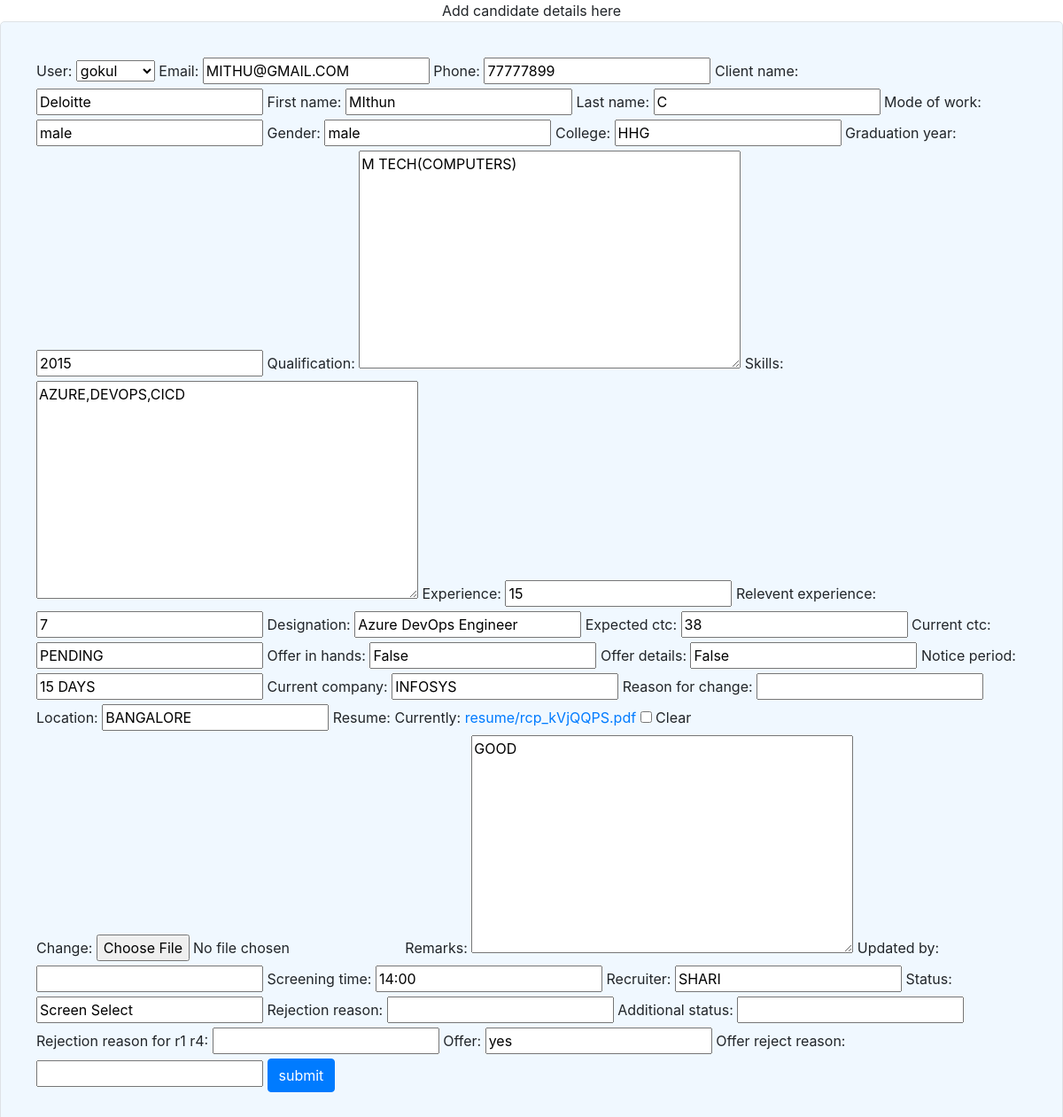
The page /update/47/ on the database its author committed.
### candidate_app/models.py (models this page shows, shortened)
class Candidate(models.Model):
    user = models.ForeignKey(User, on_delete=models.CASCADE,blank=True,null=True)
    email = models.EmailField(unique=True)
    phone = models.CharField(max_length=15)
    client_name = models.CharField(max_length=15)
    first_name = models.CharField(max_length=150, null=True)
    last_name = models.CharField(max_length=150)
    mode_of_work = models.CharField(max_length=150, default='full_time')
    gender = models.CharField(max_length=50, default='unknown', null=True,blank=True)
    college = models.CharField(max_length=50, null=True,blank=True)
    graduation_year= models.CharField(max_length=50, null=True,blank=True)
    qualification = models.TextField(null=True,blank=True)
    skills = models.TextField(null=True,blank=True)
    experience = models.CharField(max_length=50, null=True,blank=True)
    relevent_experience = models.CharField(max_length=50, null=True,blank=True)
    designation = models.CharField(max_length=50, null=True,blank=True)
    expected_ctc = models.CharField(max_length=50, null=True,blank=True)
    current_ctc = models.CharField(max_length=50, null=True,blank=True)
    offer_in_hands = models.CharField(max_length=50,default=None, null=True,blank=True)
    offer_details= models.CharField(max_length=50,default=None, null=True,blank=True)     ###  hidden box
    notice_period = models.CharField(max_length=50, null=True,blank=True)
    current_company = models.CharField(max_length=100, null=True,blank=True)
    reason_for_change = models.CharField(max_length=2000, null=True,blank=True)          ###  hidden
    location = models.CharField(max_length=50, null=True,blank=True)
    resume = models.FileField(upload_to='resume/',max_length=200,blank=True,null=True)
    remarks = models.TextField(null=True,blank=True)
    updated_by = models.CharField(max_length=50, null=True,blank=True)
    updated_on = models.DateTimeField(auto_now_add=True, null=True)
    screening_time = models.CharField(max_length=100, null=True,blank=True)
    recruiter = models.CharField(max_length=50, null=True,blank=True)
    status = models.CharField(max_length=100, null=True,blank=True)
    rejection_reason = models.CharField(max_length=100, null=True,blank=True)         ### hidden
    additional_status = models.CharField(max_length=100,default=True, null=True,blank=True)
    rejection_reason_for_r1_r4 = models.CharField(max_length=100, null=True,blank=True)        ## hidden
    offer = models.CharField(max_length=100, null=True,blank=True)
    offer_reject_reason = models.CharField(max_length=100, null=True,blank=True)
    class Meta:
        ordering = ["-updated_on"]

### candidate_app/views.py (the view)
# urls.py: path('update/<int:pk>/',Updatecandidate.as_view(),name='update') ,  ## update a candidate
class Updatecandidate(UpdateView):
    model = Candidate
    success_url = reverse_lazy('list')
    template_name = 'update_candidate.html'
    fields = "__all__"

### templates/update_candidate.html (shortened to what this page needs)
<!DOCTYPE html>
<html lang="en">
<head>
    <link rel="stylesheet" href="https://cdn.jsdelivr.net/npm/bootstrap@4.4.1/dist/css/bootstrap.min.css">
</head>
<body>
    <center>Add candidate details here</center>
   <div class="border">
    <form method="post" action="" enctype="multipart/form-data">
      {{form}}
      <input class="btn btn-primary" type="submit" value="submit">
    <br><br>
    </form>
  </div>
</body>
</html>

### templates/update_candidate.html (style rules this page uses)
.border { border: 1px solid green; padding: 40px; border-radius: 5px; background-color:aliceblue; }

### rows shown on the page
Candidate: user "gokul", email "MITHU@GMAIL.COM", phone "77777899", client_name "Deloitte", first_name "MIthun", last_name "C", mode_of_work "male", gender "male", college "HHG", graduation_year "2015", qualification "M TECH(COMPUTERS)", skills "AZURE,DEVOPS,CICD", experience "15", relevent_experience "7", designation "Azure DevOps Engineer", expected_ctc "38", current_ctc "PENDING", offer_in_hands "False", offer_details "False", notice_period "15 DAYS", current_company "INFOSYS", location "BANGALORE", remarks "GOOD", screening_time "14:00", recruiter "SHARI", status "Screen Select", offer "yes"
